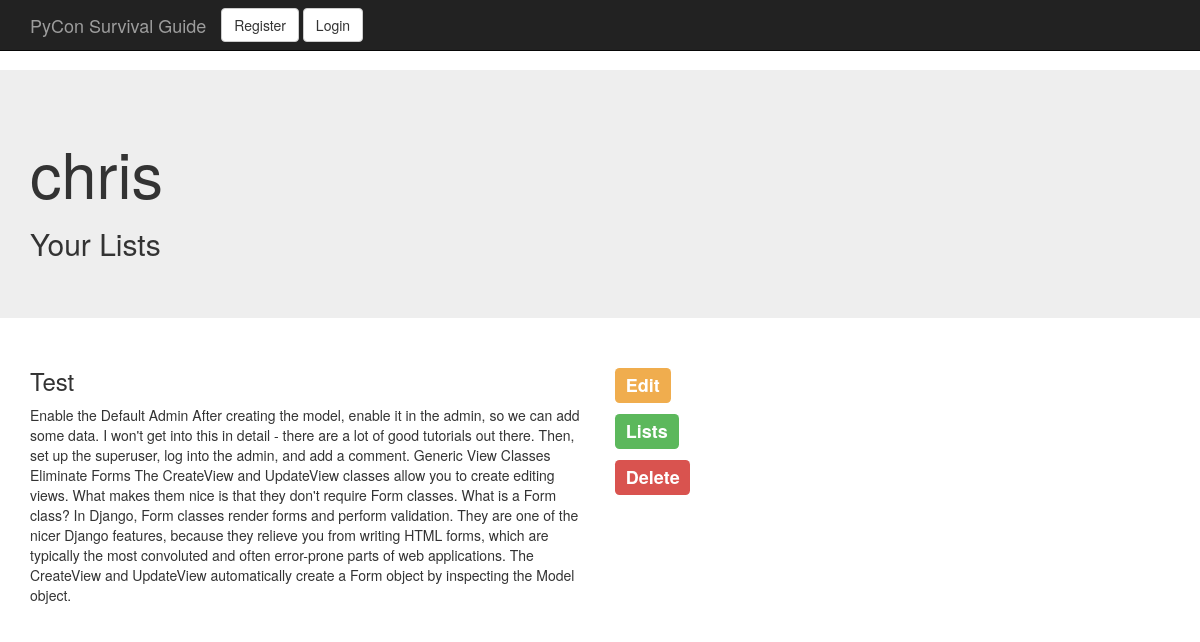
Screenshot of /talks/1/ with the database file from the repository.
### talks/models.py (models this page shows, shortened)
class TalkList(models.Model):
	author = models.ForeignKey(User, related_name='lists')
	title = models.CharField(max_length=50)
	text = models.TextField(max_length=1024)
	objects = models.Manager()
	test_objects = TestTalkManager()

### talks/views.py (the view)
# urls.py: url(r'^(?P<pk>\d+)/$', TalkDetailView.as_view(), name='talk_detail'),
class TalkDetailView(DetailView):
    model = TalkList
    template_name = 'talk_detail.html'

### templates/talk_detail.html (shortened to what this page needs)
{% extends 'base.html' %}
{% block headline %}
<h1>{{ object.author }}</h1>
<h2>Your Lists</h2>
{% endblock headline %}
{% block content %}
<div class="row">
    <div class="col-sm-6">
       		<p><h3>{{ object.title }}</h3></p>
       			<p>{{ object.text }}</p>
    </div>
    <div class="col-sm-6">
    	<p><h3><a href="{% url 'talk_edit' object.pk %}"><span class="label label-warning">Edit</span></a></h3></p>
    	<p><h3><a href="{% url 'talk_list' %}"><span class="label label-success">Lists</span></a></h3></p>
    	<p><h3><a href="{% url 'talk_delete' object.pk %}"><span class="label label-danger">Delete</span></a></h3></p>
    </div>
</div>
{% endblock %}

### templates/base.html (style rules this page uses)
body { padding-bottom: 20px; padding-top: 70px; }

### rows the page displays
TalkList: author "chris", title "Test", text "Enable the Default Admin After creating the model, enable it in the admin, so we can add some data. I won't get into this in detail - there are a lot of good tutorials out there. Then, set up the superuser, log into the admin, and add a comment. Generic View Classes Eliminate Forms The CreateView and UpdateView classes allow you to create editing views. What makes them nice is that they don't require Form classes. What is a Form class? In Django, Form classes render forms and perform validation. They are one of the nicer Django features, because they relieve you from writing HTML forms, which are typically the most convoluted and often error-prone parts of web applications. The CreateView…"
